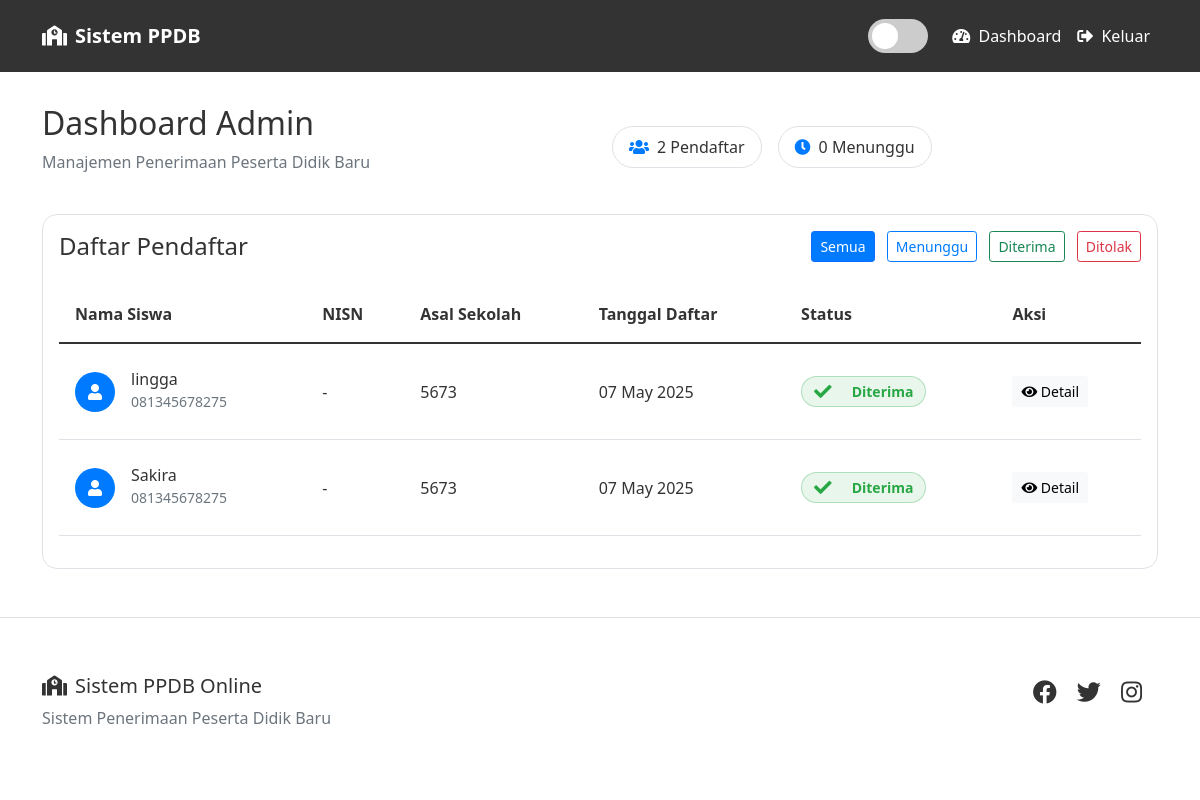
/dashboard (signed in), run on an earlier commit of the app's database.
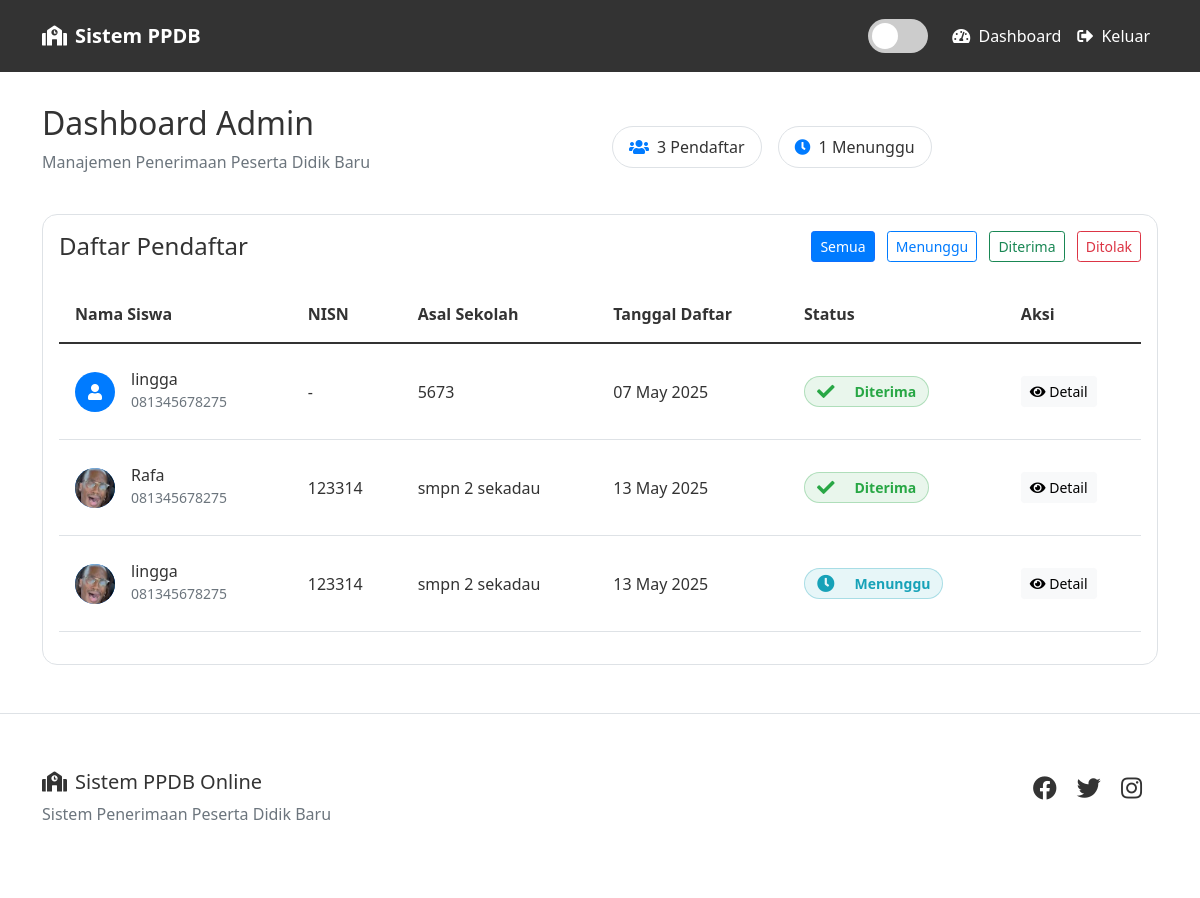
And on a later commit of the database.
### app/models.py (models this page shows)
class Form(db.Model):
    id = db.Column(db.Integer, primary_key=True)
    user_id = db.Column(db.Integer, db.ForeignKey('user.id'), nullable=False)
    form_data = db.Column(db.Text, nullable=False)
    status = db.Column(db.String(20), default='pending')
    timestamp = db.Column(db.DateTime, default=datetime.utcnow)
    akta_kelahiran = db.Column(db.String(255))
    kartu_keluarga = db.Column(db.String(255))
    ijazah_smp = db.Column(db.String(255))
    foto_siswa = db.Column(db.String(255))
    ktp_ortu = db.Column(db.String(255))
    nisn_doc = db.Column(db.String(255))
    nilai_rapor = db.Column(db.String(255))
    sertifikat_prestasi = db.Column(db.String(255))
    @property
    def parsed_form_data(self):
        try:
            if isinstance(self.form_data, str):
                return json.loads(self.form_data)
            return self.form_data
        except:
            return {}

class User(UserMixin, db.Model):
    id = db.Column(db.Integer, primary_key=True)
    username = db.Column(db.String(80), unique=True, nullable=False)
    password = db.Column(db.String(120), nullable=False)
    name = db.Column(db.String(100), nullable=False)
    role = db.Column(db.String(10), default='user')
    forms = db.relationship('Form', backref='user', lazy=True)

### app/routes/main.py (the view, shortened to what this page needs)
@main.route('/dashboard')
@login_required
def dashboard():
    if current_user.role == 'admin':
        forms = Form.query.all()
        return render_template('dashboard_admin.html', forms=forms)

### app/__init__.py (called while the page is built)
def create_app():
    app = Flask(__name__)
    app.config.from_object('config.Config')
    db.init_app(app)
    login_manager.init_app(app)
    migrate.init_app(app, db)
    @app.template_filter('json_loads')
    def json_loads_filter(value):
        return json.loads(value)
    @app.template_filter('parse_json')
    def parse_json(value):
        try:
            return json.loads(value)
        except:
            return {}
    login_manager.login_view = 'auth.login'
    login_manager.login_message_category = 'info'
    @login_manager.user_loader
    def load_user(user_id):
        from .models import User
        return User.query.get(int(user_id))
    from .routes.auth import auth
    from .routes.main import main
    app.register_blueprint(auth)
    app.register_blueprint(main)
    from .cli import create_admin
    app.cli.add_command(create_admin)
    return app

### app/templates/dashboard_admin.html (shortened to what this page needs)
{% extends "base.html" %}
{% block content %}
<div class="dashboard-container">
    <div class="dashboard-header mb-4">
        <div class="row align-items-center">
            <div class="col-md-6">
                <h2 class="welcome-text">Dashboard Admin</h2>
                <p class="text-muted">Manajemen Penerimaan Peserta Didik Baru</p>
            </div>
            <div class="col-md-6 text-md-end">
                <div class="stats-pills">
                    <div class="stat-item">
                        <i class="fas fa-users"></i>
                        <span>{{ forms|length }} Pendaftar</span>
                    </div>
                    <div class="stat-item">
                        <i class="fas fa-clock"></i>
                        <span>{{ forms|selectattr('status', 'equalto', 'pending')|list|length }} Menunggu</span>
                    </div>
                </div>
            </div>
        </div>
    </div>
    <div class="row">
        <div class="col-12">
            <div class="card admin-card">
                <div class="card-body">
                    <div class="d-flex justify-content-between align-items-center mb-4">
                        <h4 class="card-title mb-0">Daftar Pendaftar</h4>
                        <div class="filter-options">
                            <button class="btn btn-outline-primary btn-sm active" data-filter="all">
                                Semua
                            </button>
                            <button class="btn btn-outline-primary btn-sm" data-filter="pending">
                                Menunggu
                            </button>
                            <button class="btn btn-outline-success btn-sm" data-filter="accepted">
                                Diterima
                            </button>
                            <button class="btn btn-outline-danger btn-sm" data-filter="rejected">
                                Ditolak
                            </button>
                        </div>
                    </div>
                    <div class="table-responsive">
                        <table class="table table-hover admin-table">
                            <thead>
                                <tr>
                                    <th>Nama Siswa</th>
                                    <th>NISN</th>
                                    <th>Asal Sekolah</th>
                                    <th>Tanggal Daftar</th>
                                    <th>Status</th>
                                    <th>Aksi</th>
                                </tr>
                            </thead>
                            <tbody>
                                {% for form in forms %}
                                {% set form_data = form.parsed_form_data %}
                                <tr class="application-row" data-status="{{ form.status }}">
                                    <td>
                                        <div class="d-flex align-items-center">
                                            <div class="student-avatar">
                                                {% if form.foto_siswa %}
                                                    <img src="{{ url_for('static', filename='uploads/' + form.foto_siswa) }}"
                                                         alt="Foto {{ form.user.name }}">
                                                {% else %}
                                                    <i class="fas fa-user"></i>
                                                {% endif %}
                                            </div>
                                            <div class="ms-3">
                                                <h6 class="mb-0">{{ form.user.name }}</h6>
                                                <small class="text-muted">{{ form_data.get('phone', '-') }}</small>
                                            </div>
                                        </div>
                                    </td>
                                    <td>{{ form_data.get('nisn', '-') }}</td>
                                    <td>{{ form_data.get('previous_school', '-') }}</td>
                                    <td>{{ form.timestamp.strftime('%d %b %Y') }}</td>
                                    <td>
                                        <span class="status-badge {{ form.status }}">
                                            <i class="fas fa-{{ 'check' if form.status == 'accepted' else 'times' if form.status == 'rejected' else 'clock' }}"></i>
                                            {{ 'Diterima' if form.status == 'accepted' else 'Ditolak' if form.status == 'rejected' else 'Menunggu' }}
                                        </span>
                                    </td>
                                    <td>
                                        <button type="button" class="btn btn-light btn-sm" data-bs-toggle="modal" data-bs-target="#detailModal{{ form.id }}">
                                            <i class="fas fa-eye"></i> Detail
                                        </button>
                                    </td>
                                </tr>
                                {% endfor %}
                            </tbody>
                        </table>
                    </div>
                </div>
            </div>
        </div>
    </div>
</div>
{% endblock %}

### app/templates/base.html (shortened to what this page needs)
<!DOCTYPE html>
<html lang="id" data-theme="light">
<head>
    <link href="https://cdn.jsdelivr.net/npm/bootstrap@5.1.3/dist/css/bootstrap.min.css" rel="stylesheet">
    <link rel="stylesheet" href="https://cdnjs.cloudflare.com/ajax/libs/font-awesome/5.15.4/css/all.min.css">
    <link rel="stylesheet" href="{{ url_for('static', filename='css/style.css') }}">
    <link rel="stylesheet" href="https://cdnjs.cloudflare.com/ajax/libs/bootstrap-datepicker/1.9.0/css/bootstrap-datepicker.min.css">
</head>
<body>
    <nav class="navbar navbar-expand-lg navbar-dark fixed-top">
        <div class="container">
            <a class="navbar-brand d-flex align-items-center" href="{{ url_for('main.index') }}">
                <i class="fas fa-school me-2"></i>
                <span>Sistem PPDB</span>
            </a>
            <div class="collapse navbar-collapse" id="navbarNav">
                <div class="navbar-nav ms-auto d-flex align-items-center">
                    <label class="theme-switch mx-3">
                        <span class="slider"></span>
                    </label>
                    {% if current_user.is_authenticated %}
                        <a class="nav-link" href="{{ url_for('main.dashboard') }}">
                            <i class="fas fa-tachometer-alt me-1"></i> Dashboard
                        </a>
                        <a class="nav-link" href="{{ url_for('auth.logout') }}">
                            <i class="fas fa-sign-out-alt me-1"></i> Keluar
                        </a>
                    {% endif %}
                </div>
            </div>
        </div>
    </nav>
    <main class="main-content">
        <div class="container mt-5 pt-4">
            {% block content %}{% endblock %}
        </div>
    </main>
    <footer class="footer mt-5">
        <div class="container">
            <div class="row py-4">
                <div class="col-md-6">
                    <h5><i class="fas fa-school me-2"></i>Sistem PPDB Online</h5>
                    <p class="text-muted">Sistem Penerimaan Peserta Didik Baru</p>
                </div>
                <div class="col-md-6 text-md-end">
                    <div class="social-links">
                        <a href="#" class="me-3"><i class="fab fa-facebook"></i></a>
                        <a href="#" class="me-3"><i class="fab fa-twitter"></i></a>
                        <a href="#" class="me-3"><i class="fab fa-instagram"></i></a>
                    </div>
                </div>
            </div>
        </div>
    </footer>
</body>
</html>

### app/static/css/style.css (style rules this page uses)
:root[data-theme="light"] { --bg-primary: #ffffff; --text-primary: #333333; --card-bg: #ffffff; --nav-bg: #333333; --step-bg: #f8f9fa; --border-color: #dee2e6; --input-bg: #ffffff; --modal-bg: #ffffff; --table-hover: rgba(0, 0, 0, 0.075); --btn-text: #ffffff; --link-color: #007bff; --badge-bg: #6c757d; --alert-bg: rgba(255, 255, 255, 0.9); }
body { background-color: var(--bg-primary); color: var(--text-primary); transition: all 0.3s ease; }
.card { background-color: var(--card-bg); border-color: var(--border-color); color: var(--text-primary); }
.table { color: var(--text-primary); }
.btn-outline-primary { border-color: var(--link-color); color: var(--link-color); }
a { color: var(--link-color); }
.navbar { background-color: var(--nav-bg) !important; box-shadow: 0 2px 4px rgba(0,0,0,0.1); padding: 1rem 0; }
.navbar-dark .navbar-nav .nav-link { color: var(--btn-text); }
.navbar-brand { font-weight: 600; font-size: 1.25rem; }
.footer { background-color: var(--card-bg); border-top: 1px solid var(--border-color); padding: 2rem 0; margin-top: 4rem; }
.social-links a { color: var(--text-primary); font-size: 1.5rem; transition: color 0.3s ease; }
.main-content { padding-top: 2rem; }
.theme-switch { position: relative; display: inline-block; width: 60px; height: 34px; margin: 0 15px; }
.slider { position: absolute; cursor: pointer; top: 0; left: 0; right: 0; bottom: 0; background-color: #ccc; transition: .4s; border-radius: 34px; }
.slider:before { position: absolute; content: ""; height: 26px; width: 26px; left: 4px; bottom: 4px; background-color: white; transition: .4s; border-radius: 50%; }
* { transition: background-color 0.3s ease, color 0.3s ease, border-color 0.3s ease, box-shadow 0.3s ease; }
.status-badge { display: inline-flex; align-items: center; padding: 0.75rem 1.25rem; border-radius: 8px; font-weight: 600; font-size: 0.95rem; margin: 1rem 0; }
.status-badge.accepted { background-color: rgba(40, 167, 69, 0.15); color: #28a745; border: 1px solid rgba(40, 167, 69, 0.3); }
.status-badge.pending { background-color: rgba(23, 162, 184, 0.15); color: #17a2b8; border: 1px solid rgba(23, 162, 184, 0.3); }
.status-badge i { margin-right: 0.75rem; font-size: 1.1rem; }
body { background-color: var(--bg-primary); color: var(--text-primary); transition: background-color 0.3s ease, color 0.3s ease; }
a { color: var(--link-color); transition: color 0.3s ease; }
.navbar { background-color: var(--nav-bg) !important; box-shadow: none; }
.stats-pills { display: flex; gap: 1rem; }
.stat-item { background: var(--card-bg); padding: 0.5rem 1rem; border-radius: 50px; display: flex; align-items: center; gap: 0.5rem; border: 1px solid var(--border-color); }
.stat-item i { color: var(--link-color); }
.admin-card { border-radius: 15px; overflow: hidden; }
.admin-table th { font-weight: 600; border-top: none; padding: 1rem; }
.admin-table td { padding: 1rem; vertical-align: middle; }
.student-avatar { width: 40px; height: 40px; border-radius: 50%; overflow: hidden; background: var(--link-color); display: flex; align-items: center; justify-content: center; color: white; }
.student-avatar img { width: 100%; height: 100%; object-fit: cover; }
.status-badge { display: inline-flex; align-items: center; gap: 0.5rem; padding: 0.25rem 0.75rem; border-radius: 50px; font-size: 0.875rem; }
.status-badge.accepted { background: rgba(40, 167, 69, 0.1); color: #28a745; }
.status-badge.pending { background: rgba(23, 162, 184, 0.1); color: #17a2b8; }
.filter-options .btn { margin-left: 0.5rem; }
.filter-options .btn.active { background-color: var(--link-color); color: white; }

What changed in the data, as far as the page shows it:
changed Form: foto_siswa: picture added; user.name "Sakira" → "Rafa"; get "-" → "123314"; get "5673" → "smpn 2 sekadau"; timestamp "07 May 2025" → "13 May 2025"; foto_siswa empty → "3_foto_siswa_rafa.jpg" (drawn)
added Form: foto_siswa (picture), user.name "lingga", get "081345678275", get "123314", get "smpn 2 sekadau", timestamp "13 May 2025", status "Menunggu"
Also different on the page:
text no longer shown: "2 0"
text now shown: "3 1"
